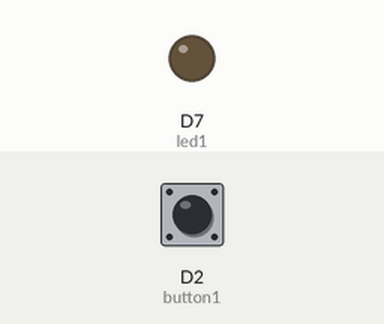
The sketch below on a simulated ESP8266 (NodeMCU). Parts: output pins drawn as LEDs (lit = HIGH). The test bench sets the inputs (shaded band); at power-on: D2 (button1) HIGH.

Above: at 1.2 s.
1.3 s: D2 (button1) pulled LOW for 0.15 s
At 2.72 s:
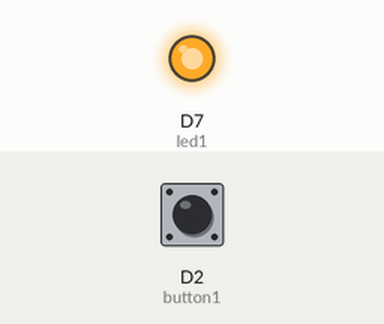
Timing chart, 0 to 7.7 s (numbered marks = the images above; inputs shaded):
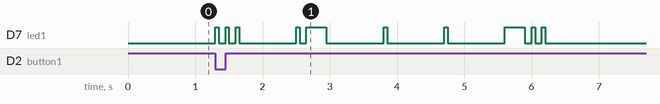

The sketch:

BlinkName.ino
```cpp
int led1 = D7;
int button1 = D2;

void setup() {

  pinMode(led1, OUTPUT);
  pinMode(button1, INPUT_PULLUP);

}

void loop() {

    int state = digitalRead(button1);

    if (state == LOW){
        blinkMyName();
    }
    else {
        digitalWrite(led1, LOW);
    }
}

void longBlink(int led) {

    digitalWrite(led, HIGH);
    delay(300);
    digitalWrite(led, LOW);
    delay(100);

}

void shortBlink(int led) {

    digitalWrite(led, HIGH);
    delay(50);
    digitalWrite(led, LOW);
    delay(100);

}

void blinkMyName(){

    // Blinking my name ( Saeed ) in Morse Code:
    // Letter S
    shortBlink(led1);
    shortBlink(led1);
    shortBlink(led1);
    delay(750);

    // Letter A
    shortBlink(led1);
    longBlink(led1);
    delay(750);

    // Letter E
    shortBlink(led1);
    delay(750);

    // Letter E
    shortBlink(led1);
    delay(750);

    // Letter D
    longBlink(led1);
    shortBlink(led1);
    shortBlink(led1);

    delay(1200);
}
```
